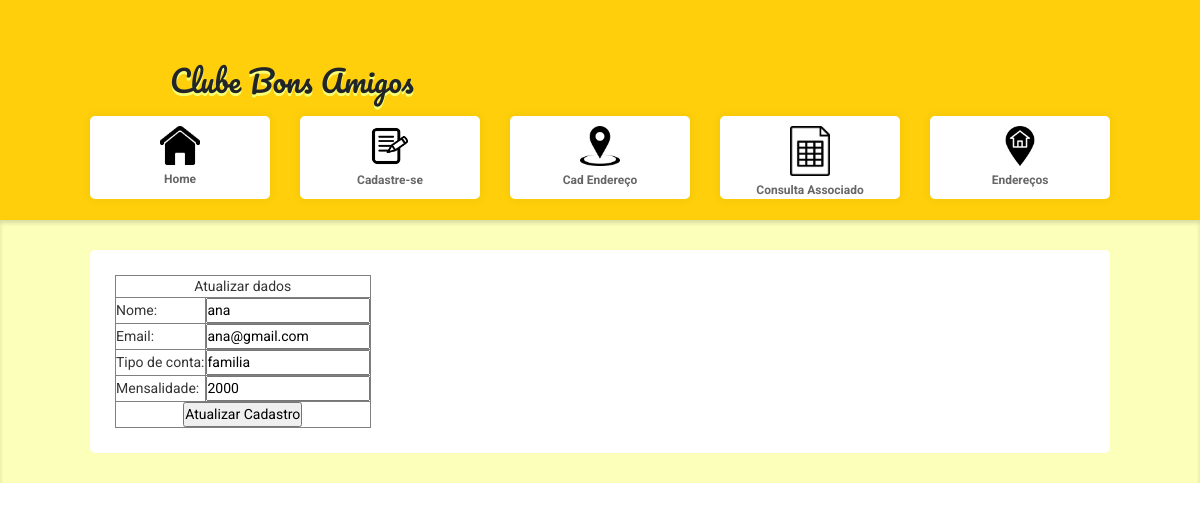
The page /trabalho/atualiza.php?id=39 on the database its author committed.
### tables this page shows
CREATE TABLE `dados_usario` (
  `id` int(11) NOT NULL,
  `nome` varchar(220) NOT NULL,
  `email` varchar(220) NOT NULL,
  `tipo_de_conta` varchar(200) NOT NULL,
  `valor_mensalidade` int(200) NOT NULL
);

### trabalho/atualiza.php (the view, shortened to what this page needs)
<!DOCTYPE html>
<html>
<head>
	<link rel="stylesheet" href="assets/css/style.css?<?= filectime('assets/css/style.css'); ?>">
	<link rel="stylesheet" href="https://stackpath.bootstrapcdn.com/bootstrap/4.5.0/css/bootstrap.min.css">
</head>
<body>
	<div id="all">
		<header>
			<div id="center">
				<div class="logo">
					<span>Clube Bons Amigos</span>
				</div>
				<ul>
					<a href="index.html">
						<li style="margin-left: 0;">
							<img src="assets/img/icon-home.png" alt="">
							<span>Home</span>
						</li>
					</a>
                    <a href="form.html">
						<li>
							<img src="assets/img/icon-1.png" alt="">
							<span>Cadastre-se</span>
						</li>
					</a>
					<a href="cadendereço.php">
						<li>
							<img src="assets/img/icon-endereço.png" alt="">
							<span>Cad Endereço</span>
						</li>
					</a>
					<a href="consulta.php" >
						<li>
							<img src="assets/img/icon-2.png" alt="">
							<span>Consulta Associado</span>
						</li>
					</a>
					<a href="endereco.php" >
						<li>
							<img src="assets/img/icon-3.png" alt="">
							<span>Endereços</span>
						</li>
					</a>
				</ul>
			</div>
		</header>
		<div class="bg">
			<div id="center">
				<div class="content">
                <?php
	$id = $_GET['id'];
	require("conexao.php");
	$sql = "SELECT * FROM dados_usario Where id = ".$id;
	$query = mysqli_query($conexao, $sql);
	$consulta = mysqli_fetch_array($query);
	echo '<form name="form1" action="atualiza_db.php" method="POST">
			<input type="hidden" name="id" value="'.$consulta["id"].'">
		<table border="1">
		<tr align="center">
			<td colspan="2">Atualizar dados</td>
		</tr>
		<tr>
			<td>Nome: </td>
			<td><input type="text" name="nome" value="'.$consulta["nome"].'"></td>
		</tr>
		<tr>
		<td>Email: </td>
		<td><input type="text" name="email" value="'.$consulta["email"].'"></td>
	</tr>
<tr>
<td>Tipo de conta: </td>
<td><input type="text" name="tipo_de_conta" value="'.$consulta["tipo_de_conta"].'"></td>
</tr>
<tr>
<td>Mensalidade: </td>
<td><input type="text" name="valor_mensalidade" value="'.$consulta["valor_mensalidade"].'"></td>
</tr>
		<tr align="center">
			<td colspan="2"><input type="submit" value="Atualizar Cadastro"></td>
		</tr>
		</table>
	</form>';
?>
	</div>
</body>
</html>

### trabalho/assets/css/style.css (style rules this page uses)
* { margin: 0; padding: 0; }
a { text-decoration: none;color: inherit; }
div, ul, li, p { list-style: none; box-sizing: border-box; }
body { background: #E9EBEE; font-family: 'Roboto' !important; }
#center { width: 1020px; float: none; margin: 0 auto; position: relative; }
.logo { float: left; -webkit-touch-callout: none; -webkit-user-select: none; -khtml-user-select: none; -moz-user-select: none; -ms-user-select: none; user-select: none; }
.logo span { font-size: 30px; margin-top: 58px; float: left; font-family: 'Pacifico', cursive; text-shadow: 0 3px 0 #F6FE74; }
#all { width: 100%; height: 100%; position: absolute; }
#all header { width: 100%; height: 220px; float: left; background: rgba(254, 207, 10, 1); }
#all ul { width: 100%; float: left; margin-bottom: 40px; margin-top: 13px; }
#all ul li { width: calc((100% - 120px) / 5); height: 83px; background: #FFF; float: left; margin-left: 30px; border-radius: 5px; box-shadow: 0 0 8px 3px rgba(0,0,0,0.03); transition: .2s; cursor: pointer; }
#all ul li img { width: 40px; margin-left: calc(50% - 20px); margin-top: 10px; float: left; }
#all ul li span { width: 100%; float: left; text-align: center; font-size: 12px; color: #666666; font-weight: 700; line-height: 28px; }
#all .bg { width: 100%; min-height: 200px; background: #FCFFB9; float: left; box-shadow: inset 0 3px 4px rgba(0,0,0,0.14); padding: 30px; }
#all .bg .content { width: 100%; height: 100%; background: #FFF; float: left; border-radius: 5px; padding: 25px; font-size: 14px; color: #333333; text-align: justify; }

### rows shown on the page
dados_usario: nome "ana", email "ana@gmail.com", tipo_de_conta "familia", valor_mensalidade "2000"
